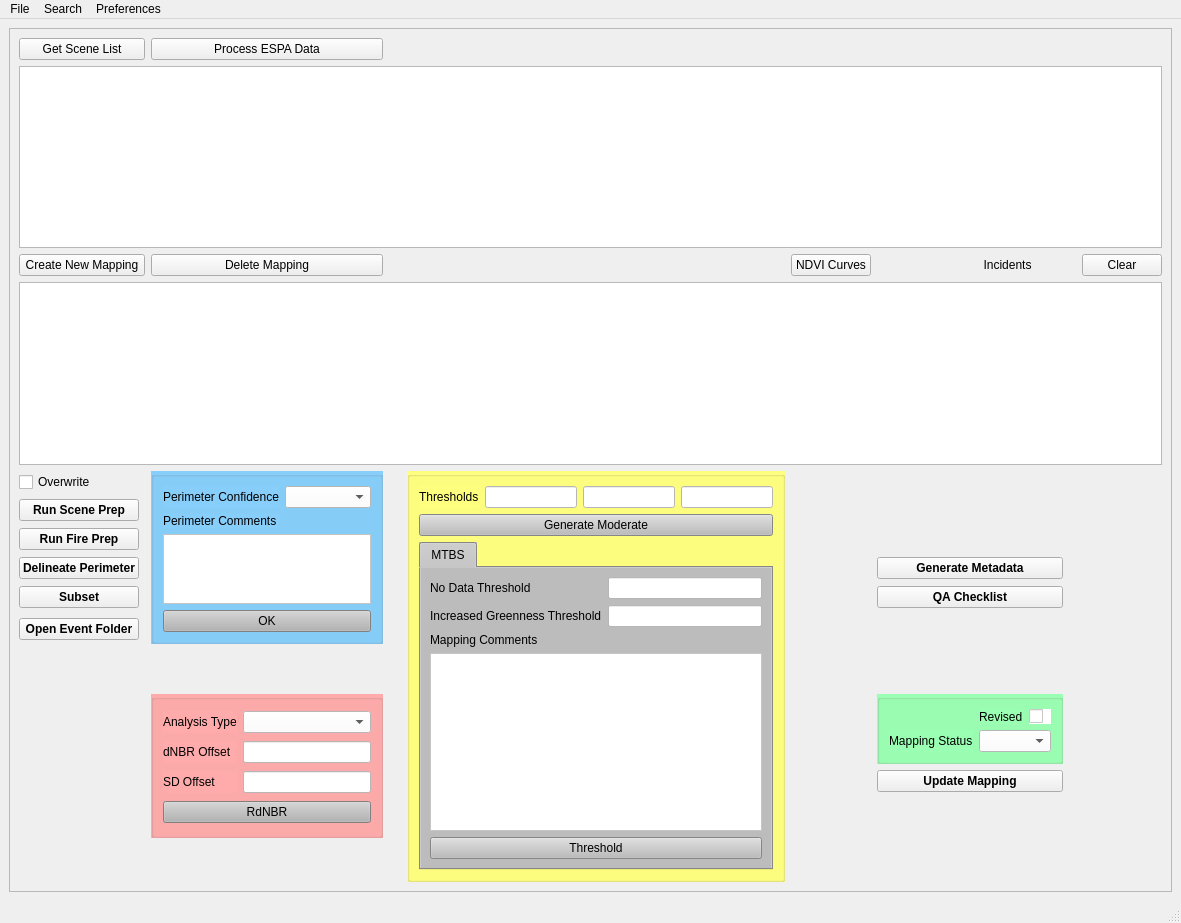
<?xml version="1.0" encoding="UTF-8"?>
<ui version="4.0">
 <class>FireMappingTool</class>
 <widget class="QMainWindow" name="FireMappingTool">
  <property name="geometry">
   <rect>
    <x>0</x>
    <y>0</y>
    <width>1181</width>
    <height>923</height>
   </rect>
  </property>
  <property name="maximumSize">
   <size>
    <width>1181</width>
    <height>953</height>
   </size>
  </property>
  <property name="windowTitle">
   <string>Fire Mapping Tool</string>
  </property>
  <property name="windowIcon">
   <iconset>
    <normaloff>Icons/icon.png</normaloff>
    <normalon>Icons/icon.png</normalon>Icons/icon.png</iconset>
  </property>
  <widget class="QWidget" name="centralwidget">
   <layout class="QGridLayout" name="gridLayout">
    <item row="0" column="0">
     <widget class="QScrollArea" name="scrollArea">
      <property name="widgetResizable">
       <bool>true</bool>
      </property>
      <widget class="QWidget" name="scrollAreaWidgetContents">
       <property name="geometry">
        <rect>
         <x>0</x>
         <y>0</y>
         <width>1161</width>
         <height>862</height>
        </rect>
       </property>
       <layout class="QGridLayout" name="gridLayout_2">
        <item row="11" column="0">
         <widget class="QPushButton" name="fireprepButton">
          <property name="font">
           <font>
            <weight>75</weight>
            <bold>true</bold>
           </font>
          </property>
          <property name="text">
           <string>Run Fire Prep</string>
          </property>
         </widget>
        </item>
        <item row="3" column="0" colspan="11">
         <widget class="QTableWidget" name="maptableWidget"/>
        </item>
        <item row="10" column="0">
         <widget class="QPushButton" name="sceneprepButton">
          <property name="font">
           <font>
            <weight>75</weight>
            <bold>true</bold>
           </font>
          </property>
          <property name="text">
           <string>Run Scene Prep</string>
          </property>
         </widget>
        </item>
        <item row="12" column="0">
         <widget class="QPushButton" name="delineateButton">
          <property name="font">
           <font>
            <weight>75</weight>
            <bold>true</bold>
           </font>
          </property>
          <property name="text">
           <string>Delineate Perimeter</string>
          </property>
         </widget>
        </item>
        <item row="13" column="0">
         <widget class="QPushButton" name="subsetButton">
          <property name="font">
           <font>
            <weight>75</weight>
            <bold>true</bold>
           </font>
          </property>
          <property name="text">
           <string>Subset</string>
          </property>
         </widget>
        </item>
        <item row="14" column="0">
         <widget class="QPushButton" name="openeventButton">
          <property name="font">
           <font>
            <weight>75</weight>
            <bold>true</bold>
           </font>
          </property>
          <property name="text">
           <string>Open Event Folder</string>
          </property>
         </widget>
        </item>
        <item row="12" column="8">
         <widget class="QPushButton" name="metaButton">
          <property name="font">
           <font>
            <weight>75</weight>
            <bold>true</bold>
           </font>
          </property>
          <property name="text">
           <string>Generate Metadata</string>
          </property>
         </widget>
        </item>
        <item row="13" column="8">
         <widget class="QPushButton" name="qacheckButton">
          <property name="font">
           <font>
            <weight>75</weight>
            <bold>true</bold>
           </font>
          </property>
          <property name="text">
           <string>QA Checklist</string>
          </property>
         </widget>
        </item>
        <item row="17" column="8">
         <widget class="QPushButton" name="updatemappingButton">
          <property name="font">
           <font>
            <weight>75</weight>
            <bold>true</bold>
           </font>
          </property>
          <property name="text">
           <string>Update Mapping</string>
          </property>
         </widget>
        </item>
        <item row="9" column="0">
         <widget class="QCheckBox" name="checkBox">
          <property name="text">
           <string>Overwrite</string>
          </property>
         </widget>
        </item>
        <item row="2" column="0" colspan="2">
         <widget class="QPushButton" name="createMapButton">
          <property name="text">
           <string>Create New Mapping</string>
          </property>
         </widget>
        </item>
        <item row="0" column="2">
         <widget class="QPushButton" name="processDataButton">
          <property name="text">
           <string>Process ESPA Data</string>
          </property>
         </widget>
        </item>
        <item row="2" column="8">
         <widget class="QLabel" name="label">
          <property name="text">
           <string>                                Incidents</string>
          </property>
         </widget>
        </item>
        <item row="2" column="9">
         <widget class="QLabel" name="incidentCount">
          <property name="text">
           <string/>
          </property>
         </widget>
        </item>
        <item row="1" column="0" colspan="11">
         <widget class="QTableWidget" name="firetableWidget"/>
        </item>
        <item row="2" column="10">
         <widget class="QPushButton" name="clearButton">
          <property name="text">
           <string>Clear</string>
          </property>
          <property name="iconSize">
           <size>
            <width>20</width>
            <height>20</height>
           </size>
          </property>
          <property name="checkable">
           <bool>false</bool>
          </property>
         </widget>
        </item>
        <item row="0" column="0" colspan="2">
         <widget class="QPushButton" name="getSceneListButton">
          <property name="text">
           <string>Get Scene List</string>
          </property>
         </widget>
        </item>
        <item row="2" column="7">
         <widget class="QPushButton" name="ndviButton">
          <property name="text">
           <string>NDVI Curves</string>
          </property>
         </widget>
        </item>
        <item row="9" column="6" rowspan="11">
         <widget class="QGroupBox" name="groupBox_4">
          <property name="autoFillBackground">
           <bool>false</bool>
          </property>
          <property name="styleSheet">
           <string notr="true">background-color: rgb(255, 255, 127);</string>
          </property>
          <property name="title">
           <string/>
          </property>
          <layout class="QGridLayout" name="gridLayout_3">
           <item row="1" column="0" colspan="4">
            <widget class="QPushButton" name="generateButton">
             <property name="autoFillBackground">
              <bool>false</bool>
             </property>
             <property name="styleSheet">
              <string notr="true">background-color: rgb(188, 188, 188);</string>
             </property>
             <property name="text">
              <string>Generate Moderate</string>
             </property>
            </widget>
           </item>
           <item row="0" column="2">
            <widget class="QLineEdit" name="thresh2LineEdit">
             <property name="autoFillBackground">
              <bool>false</bool>
             </property>
             <property name="styleSheet">
              <string notr="true">background-color: rgb(255, 255, 255);</string>
             </property>
            </widget>
           </item>
           <item row="0" column="3">
            <widget class="QLineEdit" name="thresh3LineEdit">
             <property name="autoFillBackground">
              <bool>false</bool>
             </property>
             <property name="styleSheet">
              <string notr="true">background-color: rgb(255, 255, 255);</string>
             </property>
            </widget>
           </item>
           <item row="0" column="1">
            <widget class="QLineEdit" name="thresh1LineEdit">
             <property name="autoFillBackground">
              <bool>false</bool>
             </property>
             <property name="styleSheet">
              <string notr="true">background-color: rgb(255, 255, 255);</string>
             </property>
            </widget>
           </item>
           <item row="2" column="0" colspan="4">
            <widget class="QTabWidget" name="tabWidget">
             <property name="autoFillBackground">
              <bool>false</bool>
             </property>
             <property name="styleSheet">
              <string notr="true">background-color: rgb(188, 188, 188);</string>
             </property>
             <property name="currentIndex">
              <number>0</number>
             </property>
             <widget class="QWidget" name="tab">
              <attribute name="title">
               <string>MTBS</string>
              </attribute>
              <layout class="QFormLayout" name="formLayout">
               <item row="0" column="0">
                <widget class="QLabel" name="label_7">
                 <property name="text">
                  <string>No Data Threshold</string>
                 </property>
                </widget>
               </item>
               <item row="0" column="1">
                <widget class="QLineEdit" name="nothreshLineEdit">
                 <property name="autoFillBackground">
                  <bool>false</bool>
                 </property>
                 <property name="styleSheet">
                  <string notr="true">background-color: rgb(255, 255, 255);</string>
                 </property>
                </widget>
               </item>
               <item row="1" column="0">
                <widget class="QLabel" name="label_8">
                 <property name="text">
                  <string>Increased Greenness Threshold</string>
                 </property>
                </widget>
               </item>
               <item row="1" column="1">
                <widget class="QLineEdit" name="greenthreshLineEdit">
                 <property name="autoFillBackground">
                  <bool>false</bool>
                 </property>
                 <property name="styleSheet">
                  <string notr="true">background-color: rgb(255, 255, 255);</string>
                 </property>
                </widget>
               </item>
               <item row="2" column="0">
                <widget class="QLabel" name="label_9">
                 <property name="text">
                  <string>Mapping Comments</string>
                 </property>
                </widget>
               </item>
               <item row="3" column="0" colspan="2">
                <widget class="QTextEdit" name="mappingTextEdit">
                 <property name="autoFillBackground">
                  <bool>true</bool>
                 </property>
                 <property name="styleSheet">
                  <string notr="true">background-color: rgb(255, 255, 255);</string>
                 </property>
                </widget>
               </item>
               <item row="4" column="0" colspan="2">
                <widget class="QPushButton" name="threshButton">
                 <property name="text">
                  <string>Threshold</string>
                 </property>
                </widget>
               </item>
              </layout>
             </widget>
            </widget>
           </item>
           <item row="0" column="0">
            <widget class="QLabel" name="label_6">
             <property name="text">
              <string>Thresholds</string>
             </property>
            </widget>
           </item>
          </layout>
         </widget>
        </item>
        <item row="16" column="8">
         <widget class="QGroupBox" name="groupBox_5">
          <property name="autoFillBackground">
           <bool>false</bool>
          </property>
          <property name="styleSheet">
           <string notr="true">background-color: rgb(155, 255, 179);</string>
          </property>
          <property name="title">
           <string/>
          </property>
          <layout class="QGridLayout" name="gridLayout_6">
           <item row="0" column="1">
            <widget class="QLabel" name="label_10">
             <property name="text">
              <string>Revised</string>
             </property>
            </widget>
           </item>
           <item row="1" column="0">
            <widget class="QLabel" name="label_11">
             <property name="text">
              <string>Mapping Status</string>
             </property>
            </widget>
           </item>
           <item row="1" column="1" colspan="2">
            <widget class="QComboBox" name="mappingBox">
             <property name="autoFillBackground">
              <bool>false</bool>
             </property>
             <property name="styleSheet">
              <string notr="true">background-color: rgb(255, 255, 255);</string>
             </property>
            </widget>
           </item>
           <item row="0" column="2">
            <widget class="QCheckBox" name="revisedCheckBox">
             <property name="autoFillBackground">
              <bool>false</bool>
             </property>
             <property name="styleSheet">
              <string notr="true">background-color: rgb(255, 255, 255);</string>
             </property>
             <property name="text">
              <string/>
             </property>
            </widget>
           </item>
          </layout>
         </widget>
        </item>
        <item row="16" column="2" rowspan="3">
         <widget class="QGroupBox" name="groupBox_3">
          <property name="palette">
           <palette>
            <active>
             <colorrole role="WindowText">
              <brush brushstyle="SolidPattern">
               <color alpha="255">
                <red>0</red>
                <green>0</green>
                <blue>0</blue>
               </color>
              </brush>
             </colorrole>
             <colorrole role="Button">
              <brush brushstyle="SolidPattern">
               <color alpha="255">
                <red>255</red>
                <green>171</green>
                <blue>171</blue>
               </color>
              </brush>
             </colorrole>
             <colorrole role="Light">
              <brush brushstyle="SolidPattern">
               <color alpha="255">
                <red>255</red>
                <green>230</green>
                <blue>227</blue>
               </color>
              </brush>
             </colorrole>
             <colorrole role="Midlight">
              <brush brushstyle="SolidPattern">
               <color alpha="255">
                <red>255</red>
                <green>173</green>
                <blue>163</blue>
               </color>
              </brush>
             </colorrole>
             <colorrole role="Dark">
              <brush brushstyle="SolidPattern">
               <color alpha="255">
                <red>127</red>
                <green>58</green>
                <blue>49</blue>
               </color>
              </brush>
             </colorrole>
             <colorrole role="Mid">
              <brush brushstyle="SolidPattern">
               <color alpha="255">
                <red>170</red>
                <green>78</green>
                <blue>66</blue>
               </color>
              </brush>
             </colorrole>
             <colorrole role="Text">
              <brush brushstyle="SolidPattern">
               <color alpha="255">
                <red>0</red>
                <green>0</green>
                <blue>0</blue>
               </color>
              </brush>
             </colorrole>
             <colorrole role="BrightText">
              <brush brushstyle="SolidPattern">
               <color alpha="255">
                <red>255</red>
                <green>255</green>
                <blue>255</blue>
               </color>
              </brush>
             </colorrole>
             <colorrole role="ButtonText">
              <brush brushstyle="SolidPattern">
               <color alpha="255">
                <red>0</red>
                <green>0</green>
                <blue>0</blue>
               </color>
              </brush>
             </colorrole>
             <colorrole role="Base">
              <brush brushstyle="SolidPattern">
               <color alpha="255">
                <red>255</red>
                <green>171</green>
                <blue>171</blue>
               </color>
              </brush>
             </colorrole>
             <colorrole role="Window">
              <brush brushstyle="SolidPattern">
               <color alpha="255">
                <red>255</red>
                <green>171</green>
                <blue>171</blue>
               </color>
              </brush>
             </colorrole>
             <colorrole role="Shadow">
              <brush brushstyle="SolidPattern">
               <color alpha="255">
                <red>0</red>
                <green>0</green>
                <blue>0</blue>
               </color>
              </brush>
             </colorrole>
             <colorrole role="AlternateBase">
              <brush brushstyle="SolidPattern">
               <color alpha="255">
                <red>255</red>
                <green>186</green>
                <blue>177</blue>
               </color>
              </brush>
             </colorrole>
             <colorrole role="ToolTipBase">
              <brush brushstyle="SolidPattern">
               <color alpha="255">
                <red>255</red>
                <green>255</green>
                <blue>220</blue>
               </color>
              </brush>
             </colorrole>
             <colorrole role="ToolTipText">
              <brush brushstyle="SolidPattern">
               <color alpha="255">
                <red>0</red>
                <green>0</green>
                <blue>0</blue>
               </color>
              </brush>
             </colorrole>
            </active>
            <inactive>
             <colorrole role="WindowText">
              <brush brushstyle="SolidPattern">
               <color alpha="255">
                <red>0</red>
                <green>0</green>
                <blue>0</blue>
               </color>
              </brush>
             </colorrole>
             <colorrole role="Button">
              <brush brushstyle="SolidPattern">
               <color alpha="255">
                <red>255</red>
                <green>171</green>
                <blue>171</blue>
               </color>
              </brush>
             </colorrole>
             <colorrole role="Light">
              <brush brushstyle="SolidPattern">
               <color alpha="255">
                <red>255</red>
                <green>230</green>
                <blue>227</blue>
               </color>
              </brush>
             </colorrole>
             <colorrole role="Midlight">
              <brush brushstyle="SolidPattern">
               <color alpha="255">
                <red>255</red>
                <green>173</green>
                <blue>163</blue>
               </color>
              </brush>
             </colorrole>
             <colorrole role="Dark">
              <brush brushstyle="SolidPattern">
               <color alpha="255">
                <red>127</red>
                <green>58</green>
                <blue>49</blue>
               </color>
              </brush>
             </colorrole>
             <colorrole role="Mid">
              <brush brushstyle="SolidPattern">
               <color alpha="255">
                <red>170</red>
                <green>78</green>
                <blue>66</blue>
               </color>
              </brush>
             </colorrole>
             <colorrole role="Text">
              <brush brushstyle="SolidPattern">
               <color alpha="255">
                <red>0</red>
                <green>0</green>
                <blue>0</blue>
               </color>
              </brush>
             </colorrole>
             <colorrole role="BrightText">
              <brush brushstyle="SolidPattern">
               <color alpha="255">
                <red>255</red>
                <green>255</green>
                <blue>255</blue>
               </color>
              </brush>
             </colorrole>
             <colorrole role="ButtonText">
              <brush brushstyle="SolidPattern">
               <color alpha="255">
                <red>0</red>
                <green>0</green>
                <blue>0</blue>
               </color>
              </brush>
             </colorrole>
             <colorrole role="Base">
              <brush brushstyle="SolidPattern">
               <color alpha="255">
                <red>255</red>
                <green>171</green>
                <blue>171</blue>
               </color>
              </brush>
             </colorrole>
             <colorrole role="Window">
              <brush brushstyle="SolidPattern">
               <color alpha="255">
                <red>255</red>
                <green>171</green>
                <blue>171</blue>
               </color>
              </brush>
             </colorrole>
             <colorrole role="Shadow">
              <brush brushstyle="SolidPattern">
               <color alpha="255">
                <red>0</red>
                <green>0</green>
                <blue>0</blue>
               </color>
              </brush>
             </colorrole>
             <colorrole role="AlternateBase">
              <brush brushstyle="SolidPattern">
               <color alpha="255">
                <red>255</red>
                <green>186</green>
                <blue>177</blue>
               </color>
              </brush>
             </colorrole>
             <colorrole role="ToolTipBase">
              <brush brushstyle="SolidPattern">
               <color alpha="255">
                <red>255</red>
                <green>255</green>
                <blue>220</blue>
               </color>
              </brush>
             </colorrole>
             <colorrole role="ToolTipText">
              <brush brushstyle="SolidPattern">
               <color alpha="255">
                <red>0</red>
                <green>0</green>
                <blue>0</blue>
               </color>
              </brush>
             </colorrole>
            </inactive>
            <disabled>
             <colorrole role="WindowText">
              <brush brushstyle="SolidPattern">
               <color alpha="255">
                <red>127</red>
                <green>58</green>
                <blue>49</blue>
               </color>
              </brush>
             </colorrole>
             <colorrole role="Button">
              <brush brushstyle="SolidPattern">
               <color alpha="255">
                <red>255</red>
                <green>171</green>
                <blue>171</blue>
               </color>
              </brush>
             </colorrole>
             <colorrole role="Light">
              <brush brushstyle="SolidPattern">
               <color alpha="255">
                <red>255</red>
                <green>230</green>
                <blue>227</blue>
               </color>
              </brush>
             </colorrole>
             <colorrole role="Midlight">
              <brush brushstyle="SolidPattern">
               <color alpha="255">
                <red>255</red>
                <green>173</green>
                <blue>163</blue>
               </color>
              </brush>
             </colorrole>
             <colorrole role="Dark">
              <brush brushstyle="SolidPattern">
               <color alpha="255">
                <red>127</red>
                <green>58</green>
                <blue>49</blue>
               </color>
              </brush>
             </colorrole>
             <colorrole role="Mid">
              <brush brushstyle="SolidPattern">
               <color alpha="255">
                <red>170</red>
                <green>78</green>
                <blue>66</blue>
               </color>
              </brush>
             </colorrole>
             <colorrole role="Text">
              <brush brushstyle="SolidPattern">
               <color alpha="255">
                <red>127</red>
                <green>58</green>
                <blue>49</blue>
               </color>
              </brush>
             </colorrole>
             <colorrole role="BrightText">
              <brush brushstyle="SolidPattern">
               <color alpha="255">
                <red>255</red>
                <green>255</green>
                <blue>255</blue>
               </color>
              </brush>
             </colorrole>
             <colorrole role="ButtonText">
              <brush brushstyle="SolidPattern">
               <color alpha="255">
                <red>127</red>
                <green>58</green>
                <blue>49</blue>
               </color>
              </brush>
             </colorrole>
             <colorrole role="Base">
              <brush brushstyle="SolidPattern">
               <color alpha="255">
                <red>255</red>
                <green>171</green>
                <blue>171</blue>
               </color>
              </brush>
             </colorrole>
             <colorrole role="Window">
              <brush brushstyle="SolidPattern">
               <color alpha="255">
                <red>255</red>
                <green>171</green>
                <blue>171</blue>
               </color>
              </brush>
             </colorrole>
             <colorrole role="Shadow">
              <brush brushstyle="SolidPattern">
               <color alpha="255">
                <red>0</red>
                <green>0</green>
                <blue>0</blue>
               </color>
              </brush>
             </colorrole>
             <colorrole role="AlternateBase">
              <brush brushstyle="SolidPattern">
               <color alpha="255">
                <red>255</red>
                <green>117</green>
                <blue>99</blue>
               </color>
              </brush>
             </colorrole>
             <colorrole role="ToolTipBase">
              <brush brushstyle="SolidPattern">
               <color alpha="255">
                <red>255</red>
                <green>255</green>
                <blue>220</blue>
               </color>
              </brush>
             </colorrole>
             <colorrole role="ToolTipText">
              <brush brushstyle="SolidPattern">
               <color alpha="255">
                <red>0</red>
                <green>0</green>
                <blue>0</blue>
               </color>
              </brush>
             </colorrole>
            </disabled>
           </palette>
          </property>
          <property name="autoFillBackground">
           <bool>false</bool>
          </property>
          <property name="styleSheet">
           <string notr="true">background-color: rgb(255, 171, 171);</string>
          </property>
          <property name="title">
           <string/>
          </property>
          <layout class="QGridLayout" name="gridLayout_5">
           <item row="0" column="1">
            <widget class="QComboBox" name="analysisBox">
             <property name="autoFillBackground">
              <bool>false</bool>
             </property>
             <property name="styleSheet">
              <string notr="true">background-color: rgb(255, 255, 255);</string>
             </property>
            </widget>
           </item>
           <item row="1" column="0">
            <widget class="QLabel" name="label_4">
             <property name="text">
              <string>dNBR Offset</string>
             </property>
            </widget>
           </item>
           <item row="1" column="1">
            <widget class="QLineEdit" name="offsetLineEdit">
             <property name="autoFillBackground">
              <bool>false</bool>
             </property>
             <property name="styleSheet">
              <string notr="true">background-color: rgb(255, 255, 255);</string>
             </property>
            </widget>
           </item>
           <item row="2" column="0">
            <widget class="QLabel" name="label_12">
             <property name="text">
              <string>SD Offset</string>
             </property>
            </widget>
           </item>
           <item row="2" column="1">
            <widget class="QLineEdit" name="sdLineEdit">
             <property name="autoFillBackground">
              <bool>false</bool>
             </property>
             <property name="styleSheet">
              <string notr="true">background-color: rgb(255, 255, 255);</string>
             </property>
            </widget>
           </item>
           <item row="3" column="0" colspan="2">
            <widget class="QPushButton" name="dNBRButton">
             <property name="autoFillBackground">
              <bool>false</bool>
             </property>
             <property name="styleSheet">
              <string notr="true">background-color: rgb(179, 179, 179);</string>
             </property>
             <property name="text">
              <string>RdNBR</string>
             </property>
            </widget>
           </item>
           <item row="0" column="0">
            <widget class="QLabel" name="label_3">
             <property name="text">
              <string>Analysis Type</string>
             </property>
            </widget>
           </item>
          </layout>
         </widget>
        </item>
        <item row="9" column="2" rowspan="6">
         <widget class="QGroupBox" name="groupBox">
          <property name="autoFillBackground">
           <bool>false</bool>
          </property>
          <property name="styleSheet">
           <string notr="true">background-color: rgb(135, 206, 250)</string>
          </property>
          <property name="title">
           <string/>
          </property>
          <layout class="QGridLayout" name="gridLayout_4">
           <item row="0" column="0">
            <widget class="QLabel" name="label_5">
             <property name="text">
              <string>Perimeter Confidence</string>
             </property>
            </widget>
           </item>
           <item row="0" column="1">
            <widget class="QComboBox" name="perimeterBox">
             <property name="autoFillBackground">
              <bool>false</bool>
             </property>
             <property name="styleSheet">
              <string notr="true">background-color: rgb(255, 255, 255);</string>
             </property>
            </widget>
           </item>
           <item row="3" column="0" colspan="2">
            <widget class="QPushButton" name="shapeButton">
             <property name="styleSheet">
              <string notr="true">background-color: rgb(179, 179, 179);</string>
             </property>
             <property name="text">
              <string>OK</string>
             </property>
            </widget>
           </item>
           <item row="2" column="0" colspan="2">
            <widget class="QTextEdit" name="perimeterTextEdit">
             <property name="autoFillBackground">
              <bool>true</bool>
             </property>
             <property name="styleSheet">
              <string notr="true">background-color: rgb(255, 255, 255);</string>
             </property>
            </widget>
           </item>
           <item row="1" column="0">
            <widget class="QLabel" name="label_2">
             <property name="text">
              <string>Perimeter Comments</string>
             </property>
            </widget>
           </item>
          </layout>
         </widget>
        </item>
        <item row="2" column="2">
         <widget class="QPushButton" name="deleteButton">
          <property name="font">
           <font>
            <weight>50</weight>
            <bold>false</bold>
           </font>
          </property>
          <property name="text">
           <string>Delete Mapping</string>
          </property>
         </widget>
        </item>
       </layout>
      </widget>
     </widget>
    </item>
   </layout>
  </widget>
  <widget class="QMenuBar" name="menubar">
   <property name="geometry">
    <rect>
     <x>0</x>
     <y>0</y>
     <width>1181</width>
     <height>21</height>
    </rect>
   </property>
   <widget class="QMenu" name="menuFile">
    <property name="title">
     <string>File</string>
    </property>
    <addaction name="actionAdd_Fire"/>
    <addaction name="actionExit"/>
   </widget>
   <widget class="QMenu" name="menuSearch">
    <property name="title">
     <string>Search</string>
    </property>
    <addaction name="actionSearch_By_Name"/>
    <addaction name="actionSearch_By_Date"/>
    <addaction name="actionSearch_By_Path_Row_and_Year"/>
    <addaction name="actionSearch_By_Year"/>
   </widget>
   <widget class="QMenu" name="menuPreferences">
    <property name="title">
     <string>Preferences</string>
    </property>
   </widget>
   <addaction name="menuFile"/>
   <addaction name="menuSearch"/>
   <addaction name="menuPreferences"/>
  </widget>
  <widget class="QStatusBar" name="statusbar"/>
  <action name="actionExit">
   <property name="text">
    <string>Exit</string>
   </property>
  </action>
  <action name="actionSearch_By_Name">
   <property name="text">
    <string>Search By Name</string>
   </property>
  </action>
  <action name="actionSearch_By_Date">
   <property name="text">
    <string>Search By Date</string>
   </property>
  </action>
  <action name="actionSearch_By_Path_Row_and_Year">
   <property name="text">
    <string>Search By Path/Row and Year</string>
   </property>
  </action>
  <action name="actionSearch_By_Year">
   <property name="text">
    <string>Search By Year</string>
   </property>
  </action>
  <action name="actionScript_Locations">
   <property name="text">
    <string>Script Locations</string>
   </property>
  </action>
  <action name="actionGeneral_Settings">
   <property name="text">
    <string>General Settings</string>
   </property>
  </action>
  <action name="actionAdd_Fire">
   <property name="text">
    <string>Add Fire</string>
   </property>
  </action>
 </widget>
 <resources/>
 <connections>
  <connection>
   <sender>actionExit</sender>
   <signal>activated()</signal>
   <receiver>FireMappingTool</receiver>
   <slot>close()</slot>
   <hints>
    <hint type="sourcelabel">
     <x>-1</x>
     <y>-1</y>
    </hint>
    <hint type="destinationlabel">
     <x>589</x>
     <y>461</y>
    </hint>
   </hints>
  </connection>
 </connections>
</ui>
